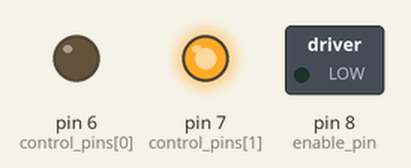
This sketch was run on a simulated Arduino Uno, built with avr-gcc and run on an emulated ATmega328P. Shown: switched loads named in the sketch (green lamp = pin HIGH), output pins drawn as LEDs (lit = HIGH).

Above: at 0.6 s.
At 3.0 s:
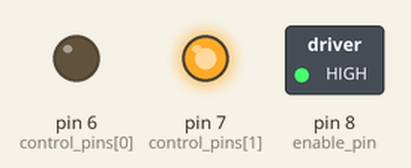
Timing chart, 0 to 8.2 s (numbered marks = the images above):
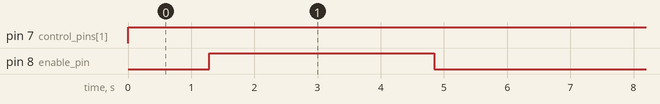

The sketch:

motor-l293D.ino
```cpp
int control_pins[2] = {6,7};
int enable_pin = 8;
void setup() {
  pinMode(control_pins[0], OUTPUT);
  pinMode(control_pins[1], OUTPUT);
  pinMode(enable_pin, OUTPUT);

}

void loop() {
  // put your main code here, to run repeatedly:
  digitalWrite(control_pins[0], LOW);
  digitalWrite(control_pins[1], HIGH);

  for(int i = 0; i < 256; i++)
  {
    analogWrite(enable_pin, i);
    delay(10);
  }
  delay(1000);
  for(int i = 255; i > -1; i--)
  {
    analogWrite(enable_pin, i);
    delay(10);
  }
  delay(1000);
}
```

Measured:
- by itself, pin 7 (control_pins[1]): LOW → HIGH at 0.00 s
- by itself, pin 8 (enable_pin): alternates HIGH for 3.6 s and LOW for 3.6 s
